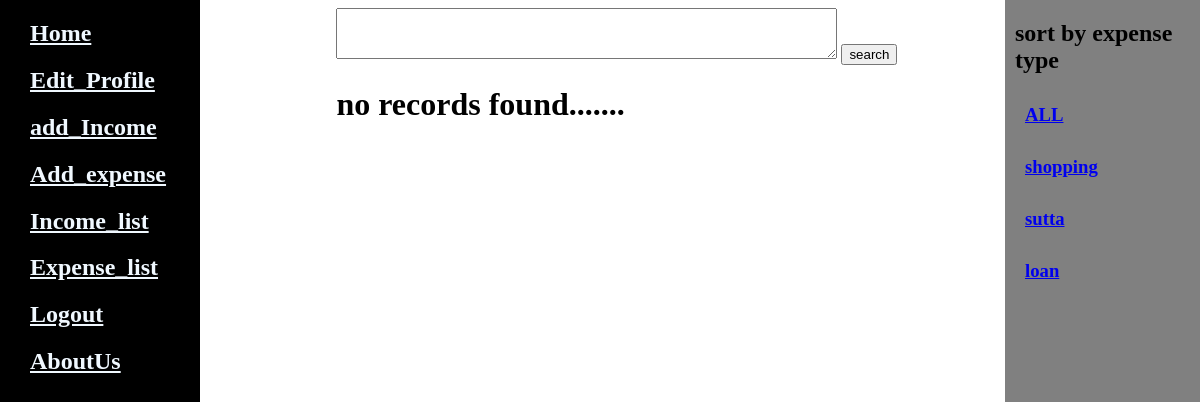
/ext/shopping1 (signed in), run on the app's committed database.
### expense/models.py (models this page shows)
class Expense(models.Model):
    expense=models.IntegerField()
    expense_type=models.CharField(max_length=30)
    expense_date=models.DateField()
    description=models.TextField(max_length=300)
    user=models.ForeignKey(User,on_delete=models.CASCADE)
    class Meta:
        db_table='expense'

### expense/views.py (the view)
# urls.py: path('ext/<str:extc>',v.sort_by_expense_type, name='ext'),
def sort_by_expense_type(request,extc):
    uid=request.session.get('uid')
    explist=Expense.objects.filter(user=uid)
    expt=set()
    for i in explist:
        expt.add(i.expense_type)
    explist=Expense.objects.filter(user=uid,expense_type=extc)
    context={'expe':explist,'expt':expt}
    return render(request, 'expense_list.html', context)

### expense/templates/expense_list.html (shortened to what this page needs)
{%extends 'sidebar.html'%}
{%block body%}
<form method="post" action="{%url 'expense:expense_search'%}">
    <textarea name="srch" id="" cols="60" rows="3"></textarea>
    <input type="submit" value="search">
</form>
{%if expe%}
<table border="1">
    <tr>
        <th>Id</th>
        <th>expense</th>
        <th>expense_type</th>
        <th>expense_date</th>
        <th>Description</th>
        <th>User</th>
        <th colspan="2">Action</th>
    </tr>
    {%for i in expe%}
    <tr>
        <td>{{i.id}}</td>
        <td>{{i.expense}}</td>
        <td>{{i.expense_type}}</td>
        <td>{{i.expense_date}}</td>
        <td><textarea name="" id="" cols="30">{{i.description}}</textarea></td>
        <td>{{i.user}}</td>
        <td><a href="{%url 'expense:delete' i.id%}">Delete</a></td>
        <td><a>Edit</a></td>
    </tr>
    {%endfor%}
</table>
{%else%}
<h1>no records found.......</h1>
{%endif%}
<div class="rside">
    <h2>sort by expense type</h2>
    <h3><a href="{%url 'expense:explist'%}">ALL</a></h3>
    {%for i in expt%}
    <h3><a href="{%url 'expense:ext' i %}">{{i}}</a></h3>
    {%endfor%}
</div>
{%endblock%}

### expense/templates/expense_list.html (style rules this page uses)
.rside { width: 195px; height: 100%; background-color: grey; position: fixed; top: 0%; right: 0%; }
h3 { margin: 10px; padding: 10px; }
h2 { margin-left: 10px; }

### data on the page
Expense: expt "shopping"
Expense: expt "sutta"
Expense: expt "loan"
